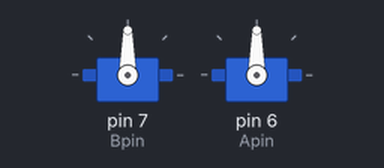
Recording of a sketch running on a simulated Arduino Uno, built with avr-gcc and run on an emulated ATmega328P. Parts: 2 × servo. What the sketch prints to the serial monitor is not drawn.

Above: at 0.1 s.
At 2.1 s:
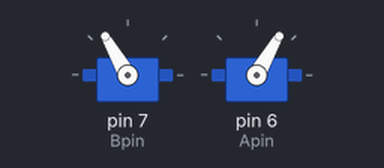
Timing chart, 0 to 3.6 s (numbered marks = the images above):
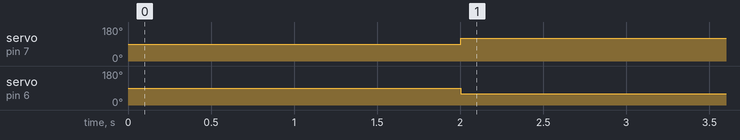

Measured:
- by itself, servo on pin 7 (Bpin): 90° → 120° at 2.0 s
- by itself, servo on pin 6 (Apin): 90° → 60° at 2.0 s

The sketch:

FWD_kin.ino
```cpp
#include <Servo.h>
Servo A; //Left side Servo
Servo B; //Right side Servo

int Apin=6; //Left side Servo Pin
int Bpin=7; //Right side Servo Pin

int aA, bA;

double a, b, c, d, db, s;
int y, x;
double k1, k2, k3, k4, j1, j2;
double phi, phi1;
double l1 = 10; // link 1
double l2 = 13; // link 2
double di = 10; // distance between 2 motor shaft

//--------------------------------------------|
  double t1 = 120; // Left side Servo angle   |
  double t2 = 60;  // Right side Servo angle  |
//____________________________________________|

void setup() {
  // put your setup code here, to run once:
  Serial.begin(115200);
  aA=int(t1);
  bA=int(t2);


  A.attach(Bpin);
  B.attach(Apin);

  delay(2000);

}

void loop() {

  a = l1*cos(radians(t1));
  b = l1*sin(radians(t1));
  c = di+(l1*cos(radians(t2)));
  d = l1*sin(radians(t2));

  Serial.print("C: ");Serial.print(c);
  Serial.print("  D: ");Serial.print(d);
  //Serial.println();

  k1 = c - a;
  k2 = d - b;
  k3 = c + a;
  k4 = d + b;

  j1 = pow(c,2) + pow(d,2);
  j2 = pow(a,2) + pow(b,2);

  db = sqrt(pow(k1,2) + pow(k2,2));

  phi = acos(db/(2*l2));
  phi1 = acos((pow(db,2) + pow(l1,2) - j1)/(2*db*l1));

  s = pow(l1,2) - 2*l1*l2*cos(phi+phi1) + ((j1+j2)/2);

  y = int((2*k1*s - (k3*(j1-j2)))/(2*(k1*k4-k2*k3)));
  x = int((j1-j2-2*k2*y)/(2*k1));

  Serial.print("  X: ");Serial.print(x);
  Serial.print("  Y: ");Serial.println(y);

  A.write(aA);
  B.write(bA);


}
```
